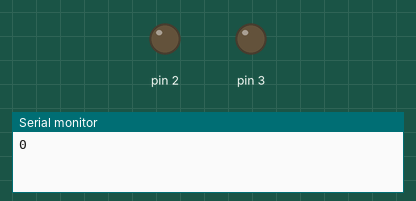
This sketch was run on a simulated Arduino Uno, built with avr-gcc and run on an emulated ATmega328P. Shown: output pins drawn as LEDs (lit = HIGH), the last lines printed to the serial monitor. Pins used as bus, display or sensor lines are not drawn.

Above: at 1.0 s.
At 2.5 s:
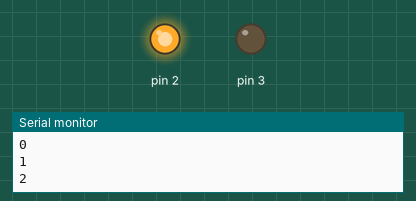
At 3.5 s:
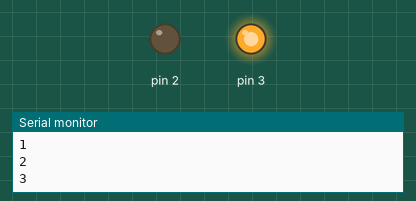
Timing chart, 0 to 5.2 s (numbered marks = the images above):
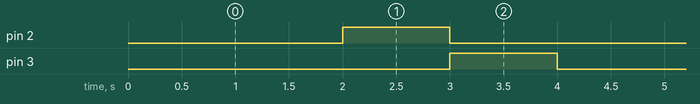

The sketch:

fantastic_blad1.ino
```cpp
void setup()
{
  pinMode(1, OUTPUT);
  pinMode(2, OUTPUT);
  pinMode(3, OUTPUT);
  Serial.begin(9600);
}

void loop()
{
  digitalWrite(1, LOW);
  digitalWrite(2, LOW);
  digitalWrite(3, LOW);
  Serial.println("0");
  delay(1000);
  digitalWrite(1, HIGH);
  digitalWrite(2, LOW);
  digitalWrite(3, LOW);
  Serial.println("1");
  delay(1000);
  digitalWrite(1, LOW);
  digitalWrite(2, HIGH);
  digitalWrite(3, LOW);
  Serial.println("2");
  delay(1000);
  digitalWrite(1, LOW);
  digitalWrite(2, LOW);
  digitalWrite(3, HIGH);
  Serial.println("3");
  delay(1000);// Wait for 1000 millisecond(s)
}
```

Measured:
- by itself, pin 2, pin 3: alternates HIGH for 1.0 s and LOW for 3.0 s
- by itself, everything shown: repeats every 4.0 s, in 3 steps
